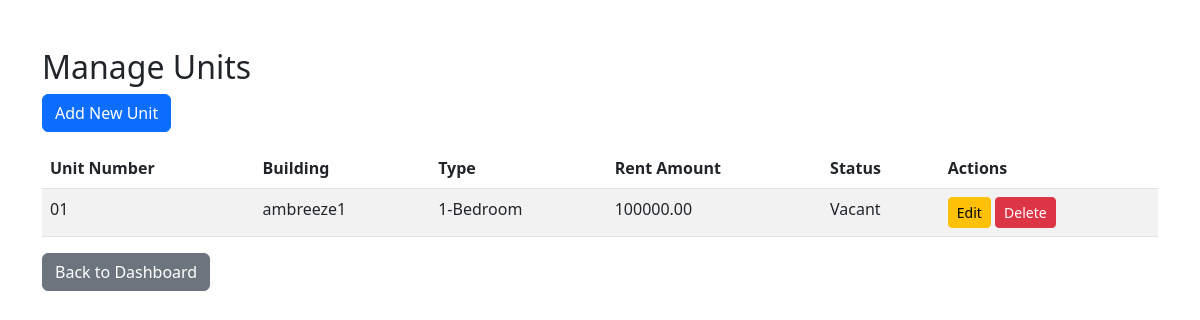
Before: /units/ (signed in) with the older database file.
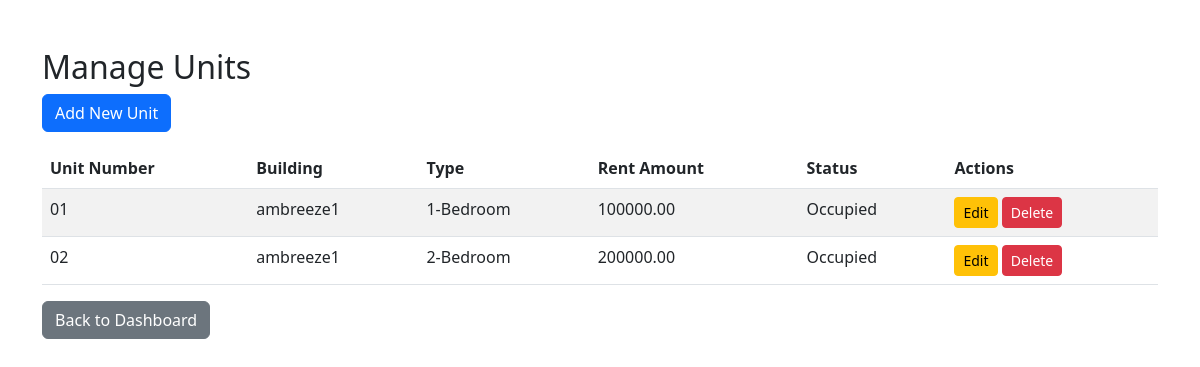
After: the same page with the newer database file.
### core/models.py (models this page shows, shortened)
class Unit(models.Model):
    TYPE_CHOICES = (
        ('studio', 'Studio'),
        ('1-bedroom', '1-Bedroom'),
        ('2-bedroom', '2-Bedroom'),
        ('3-bedroom', '3-Bedroom'),
    )
    STATUS_CHOICES = (
        ('vacant', 'Vacant'),
        ('occupied', 'Occupied'),
    )
    building = models.ForeignKey(Building, on_delete=models.CASCADE, related_name='units')
    unit_number = models.CharField(max_length=50, unique=True)
    type = models.CharField(max_length=20, choices=TYPE_CHOICES)
    rent_amount = models.DecimalField(max_digits=10, decimal_places=2)
    status = models.CharField(max_length=20, choices=STATUS_CHOICES, default='vacant')

class Building(models.Model):
    TYPE_CHOICES = (
        ('apartment', 'Apartment'),
        ('house', 'House'),
    )
    name = models.CharField(max_length=255)
    location = models.CharField(max_length=255)
    type = models.CharField(max_length=20, choices=TYPE_CHOICES)
    description = models.TextField(blank=True)

### core/views.py (the view)
# urls.py: path('units/', views.UnitListView.as_view(), name='unit_list'),
class UnitListView(ListView):
    model = Unit
    template_name = 'core/unit_list.html'
    context_object_name = 'units'
    def get(self, request, *args, **kwargs):
        if request.user.role != 'admin':
            messages.error(request, "Access denied: You are not authorized to view this page.")
            return HttpResponseForbidden("Access denied")
        return super().get(request, *args, **kwargs)

### core/templates/core/unit_list.html
{% extends 'core/base.html' %}
{% block content %}
<div class="mt-5">
    <h2>Manage Units</h2>
    <a href="{% url 'unit_create' %}" class="btn btn-primary mb-3">Add New Unit</a>
    <table class="table table-striped">
        <thead>
            <tr>
                <th>Unit Number</th>
                <th>Building</th>
                <th>Type</th>
                <th>Rent Amount</th>
                <th>Status</th>
                <th>Actions</th>
            </tr>
        </thead>
        <tbody>
            {% for unit in units %}
            <tr>
                <td>{{ unit.unit_number }}</td>
                <td>{{ unit.building.name }}</td>
                <td>{{ unit.get_type_display }}</td>
                <td>{{ unit.rent_amount }}</td>
                <td>{{ unit.get_status_display }}</td>
                <td>
                    <a href="{% url 'unit_update' unit.pk %}" class="btn btn-sm btn-warning">Edit</a>
                    <a href="{% url 'unit_delete' unit.pk %}" class="btn btn-sm btn-danger">Delete</a>
                </td>
            </tr>
            {% empty %}
            <tr>
                <td colspan="6">No units found.</td>
            </tr>
            {% endfor %}
        </tbody>
    </table>
    <a href="{% url 'admin_dashboard' %}" class="btn btn-secondary">Back to Dashboard</a>
</div>
{% endblock %}

Changed rows visible on the page:
changed Unit "1-Bedroom": status "Vacant" → "Occupied"
added Unit: unit_number "02", building.name "ambreeze1", type "2-Bedroom", rent_amount "200000.00", status "Occupied"
